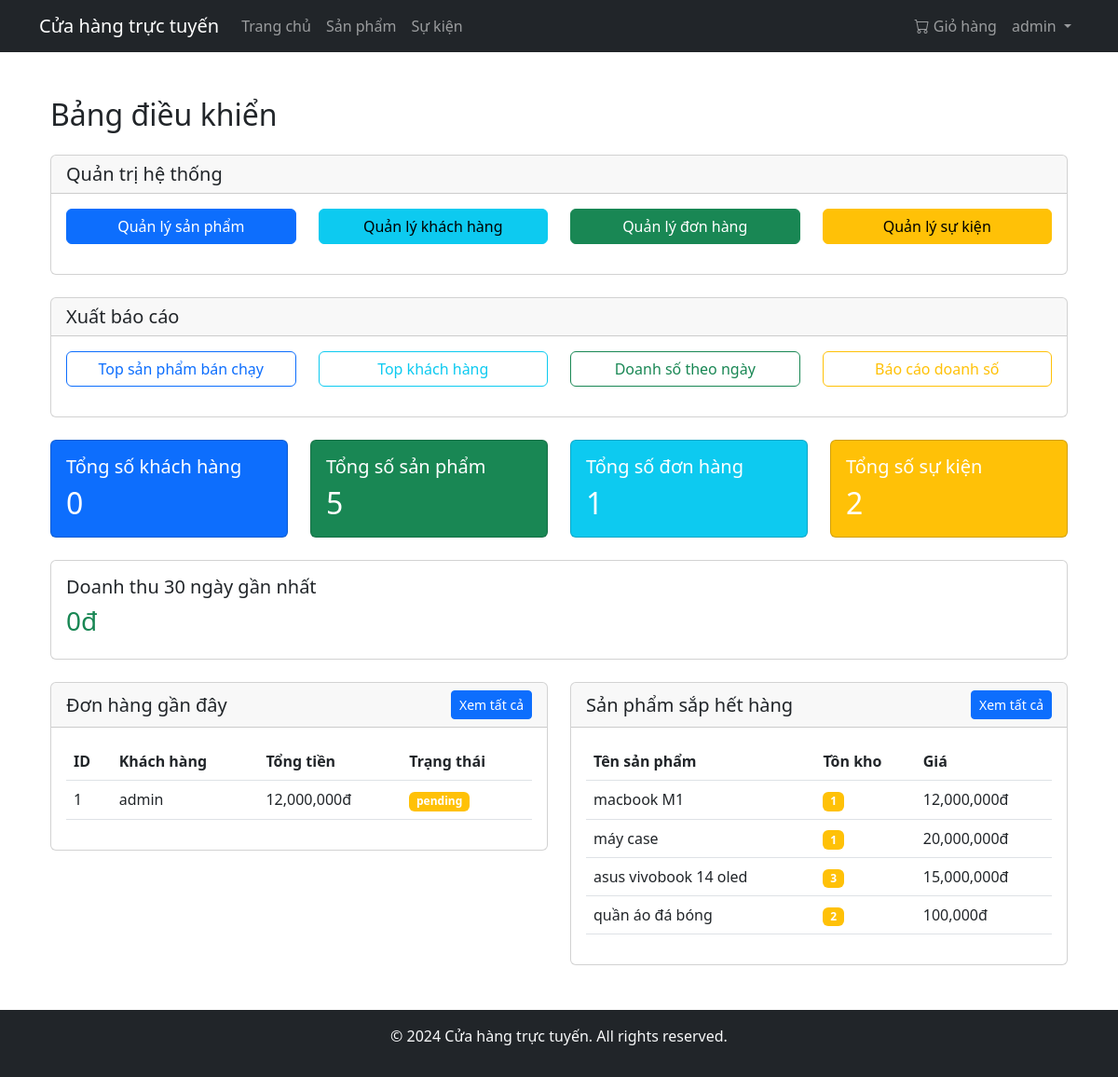
The page /admin/dashboard (signed in) on the database its author committed.
### app/models/user.py (models this page shows, shortened)
class User(UserMixin, db.Model):
    __tablename__ = 'users'
    id = db.Column(db.Integer, primary_key=True)
    username = db.Column(db.String(80), unique=True, nullable=False)
    email = db.Column(db.String(120), unique=True, nullable=False)
    password_hash = db.Column(db.String(128))
    is_admin = db.Column(db.Boolean, default=False)
    created_at = db.Column(db.DateTime, default=datetime.utcnow)
    orders = db.relationship('Order', back_populates='user', lazy=True)
    reviews = db.relationship('Review', back_populates='author', lazy='dynamic')
    cart = db.relationship('Cart', back_populates='user', uselist=False, cascade='all, delete-orphan')
    @property
    def cart_items(self):
        if self.cart:
            return self.cart.items
        return []

### app/models/order.py (models this page shows, shortened)
class Order(db.Model):
    __tablename__ = 'orders'
    id = db.Column(db.Integer, primary_key=True)
    user_id = db.Column(db.Integer, db.ForeignKey('users.id'), nullable=False)
    order_date = db.Column(db.DateTime, nullable=False, default=datetime.utcnow)
    total_amount = db.Column(db.Float, nullable=False)
    status = db.Column(db.String(20), nullable=False, default='pending')  # pending, processing, shipped, delivered, cancelled
    payment_method = db.Column(db.String(50), nullable=False)
    shipping_address = db.Column(db.Text, nullable=False)
    created_at = db.Column(db.DateTime, default=datetime.utcnow)
    updated_at = db.Column(db.DateTime, default=datetime.utcnow, onupdate=datetime.utcnow)
    user = db.relationship('User', back_populates='orders')
    items = db.relationship('OrderItem', back_populates='order', cascade='all, delete-orphan')

### app/models/product.py (models this page shows, shortened)
class Product(db.Model):
    __tablename__ = 'products'
    id = db.Column(db.Integer, primary_key=True)
    name = db.Column(db.String(100), nullable=False)
    description = db.Column(db.Text)
    price = db.Column(db.Float, nullable=False)
    stock = db.Column(db.Integer, nullable=False, default=0)
    image = db.Column(db.String(200))
    category_id = db.Column(db.Integer, db.ForeignKey('categories.id'), nullable=True)
    created_at = db.Column(db.DateTime, default=datetime.utcnow)
    category = db.relationship('Category', back_populates='products')
    cart_items = db.relationship('CartItem', back_populates='product', cascade='all, delete-orphan')
    order_items = db.relationship('OrderItem', back_populates='product', cascade='all, delete-orphan')
    reviews = db.relationship('Review', back_populates='product', cascade='all, delete-orphan')
    ratings = db.relationship('Rating', back_populates='product', cascade='all, delete-orphan')

### app/controllers/admin_controller.py (the view)
    def decorated_function(*args, **kwargs):
        if not current_user.is_authenticated or not current_user.is_admin:
            flash('Bạn không có quyền truy cập trang này.', 'danger')
            return redirect(url_for('home.index'))
        return f(*args, **kwargs)

### app/controllers/admin_controller.py (called while the page is built)
def admin_required(f):
    def decorated_function(*args, **kwargs):
        if not current_user.is_authenticated or not current_user.is_admin:
            flash('Bạn không có quyền truy cập trang này.', 'danger')
            return redirect(url_for('home.index'))
        return f(*args, **kwargs)
    decorated_function.__name__ = f.__name__
    return decorated_function

### app/models/user.py (called while the page is built)
@login_manager.user_loader
def load_user(id):
    return User.query.get(int(id))

### app/templates/admin/dashboard.html (shortened to what this page needs)
{% extends "base.html" %}
{% block content %}
<div class="container mt-4">
    <h2 class="mb-4">Bảng điều khiển</h2>
    <div class="row mb-4">
        <div class="col-md-12">
            <div class="card">
                <div class="card-header">
                    <h5 class="mb-0">Quản trị hệ thống</h5>
                </div>
                <div class="card-body">
                    <div class="row">
                        <div class="col-md-3 mb-3">
                            <a href="{{ url_for('product.admin_products') }}" class="btn btn-primary w-100">
                                 Quản lý sản phẩm
                            </a>
                        </div>
                        <div class="col-md-3 mb-3">
                            <a href="{{ url_for('admin.list_customers') }}" class="btn btn-info w-100">
                                 Quản lý khách hàng
                            </a>
                        </div>
                        <div class="col-md-3 mb-3">
                            <a href="{{ url_for('order.admin_orders') }}" class="btn btn-success w-100">
                                 Quản lý đơn hàng
                            </a>
                        </div>
                        <div class="col-md-3 mb-3">
                            <a href="{{ url_for('event.admin_events') }}" class="btn btn-warning w-100">
                                 Quản lý sự kiện
                            </a>
                        </div>
                    </div>
                </div>
            </div>
        </div>
    </div>
    <div class="row mb-4">
        <div class="col-md-12">
            <div class="card">
                <div class="card-header">
                    <h5 class="mb-0">Xuất báo cáo</h5>
                </div>
                <div class="card-body">
                    <div class="row">
                        <div class="col-md-3 mb-3">
                            <a href="{{ url_for('report.export_top_products') }}" class="btn btn-outline-primary w-100">
                                 Top sản phẩm bán chạy
                            </a>
                        </div>
                        <div class="col-md-3 mb-3">
                            <a href="{{ url_for('report.export_top_customers') }}" class="btn btn-outline-info w-100">
                                 Top khách hàng
                            </a>
                        </div>
                        <div class="col-md-3 mb-3">
                            <a href="{{ url_for('report.export_sales_by_date') }}" class="btn btn-outline-success w-100">
                                 Doanh số theo ngày
                            </a>
                        </div>
                        <div class="col-md-3 mb-3">
                            <a href="{{ url_for('report.sales_report') }}" class="btn btn-outline-warning w-100">
                                 Báo cáo doanh số
                            </a>
                        </div>
                    </div>
                </div>
            </div>
        </div>
    </div>
    <div class="row mb-4">
        <div class="col-md-3">
            <div class="card bg-primary text-white">
                <div class="card-body">
                    <h5 class="card-title">Tổng số khách hàng</h5>
                    <h2 class="card-text">{{ total_users }}</h2>
                </div>
            </div>
        </div>
        <div class="col-md-3">
            <div class="card bg-success text-white">
                <div class="card-body">
                    <h5 class="card-title">Tổng số sản phẩm</h5>
                    <h2 class="card-text">{{ total_products }}</h2>
                </div>
            </div>
        </div>
        <div class="col-md-3">
            <div class="card bg-info text-white">
                <div class="card-body">
                    <h5 class="card-title">Tổng số đơn hàng</h5>
                    <h2 class="card-text">{{ total_orders }}</h2>
                </div>
            </div>
        </div>
        <div class="col-md-3">
            <div class="card bg-warning text-white">
                <div class="card-body">
                    <h5 class="card-title">Tổng số sự kiện</h5>
                    <h2 class="card-text">{{ total_events }}</h2>
                </div>
            </div>
        </div>
    </div>
    <div class="row mb-4">
        <div class="col-md-12">
            <div class="card">
                <div class="card-body">
                    <h5 class="card-title">Doanh thu 30 ngày gần nhất</h5>
                    <h3 class="text-success">{{ "{:,.0f}".format(recent_revenue) }}đ</h3>
                </div>
            </div>
        </div>
    </div>
    <div class="row">
        <div class="col-md-6">
            <div class="card">
                <div class="card-header d-flex justify-content-between align-items-center">
                    <h5 class="mb-0">Đơn hàng gần đây</h5>
                    <a href="{{ url_for('order.admin_orders') }}" class="btn btn-sm btn-primary">Xem tất cả</a>
                </div>
                <div class="card-body">
                    <div class="table-responsive">
                        <table class="table">
                            <thead>
                                <tr>
                                    <th>ID</th>
                                    <th>Khách hàng</th>
                                    <th>Tổng tiền</th>
                                    <th>Trạng thái</th>
                                </tr>
                            </thead>
                            <tbody>
                                {% for order in recent_orders %}
                                <tr>
                                    <td>{{ order.id }}</td>
                                    <td>{{ order.user.username }}</td>
                                    <td>{{ "{:,.0f}".format(order.total_amount) }}đ</td>
                                    <td>
                                        <span class="badge bg-{{ 'success' if order.status == 'completed' else 'warning' }}">
                                            {{ order.status }}
                                        </span>
                                    </td>
                                </tr>
                                {% endfor %}
                            </tbody>
                        </table>
                    </div>
                </div>
            </div>
        </div>
        <div class="col-md-6">
            <div class="card">
                <div class="card-header d-flex justify-content-between align-items-center">
                    <h5 class="mb-0">Sản phẩm sắp hết hàng</h5>
                    <a href="{{ url_for('product.admin_products') }}" class="btn btn-sm btn-primary">Xem tất cả</a>
                </div>
                <div class="card-body">
                    <div class="table-responsive">
                        <table class="table">
                            <thead>
                                <tr>
                                    <th>Tên sản phẩm</th>
                                    <th>Tồn kho</th>
                                    <th>Giá</th>
                                </tr>
                            </thead>
                            <tbody>
                                {% for product in low_stock_products %}
                                <tr>
                                    <td>{{ product.name }}</td>
                                    <td>
                                        <span class="badge bg-{{ 'danger' if product.stock == 0 else 'warning' }}">
                                            {{ product.stock }}
                                        </span>
                                    </td>
                                    <td>{{ "{:,.0f}".format(product.price) }}đ</td>
                                </tr>
                                {% endfor %}
                            </tbody>
                        </table>
                    </div>
                </div>
            </div>
        </div>
    </div>
</div>
{% endblock %}

### app/templates/base.html (shortened to what this page needs)
<!DOCTYPE html>
<html lang="vi">
<head>
    <link href="https://cdn.jsdelivr.net/npm/bootstrap@5.3.0/dist/css/bootstrap.min.css" rel="stylesheet">
    <link rel="stylesheet" href="https://cdn.jsdelivr.net/npm/bootstrap-icons@1.7.2/font/bootstrap-icons.css">
    <link rel="stylesheet" href="{{ url_for('static', filename='css/style.css') }}">
</head>
<body>
    <nav class="navbar navbar-expand-lg navbar-dark bg-dark">
        <div class="container">
            <a class="navbar-brand" href="{{ url_for('home.index') }}">Cửa hàng trực tuyến</a>
            <div class="collapse navbar-collapse" id="navbarNav">
                <ul class="navbar-nav me-auto">
                    <li class="nav-item">
                        <a class="nav-link" href="{{ url_for('home.index') }}">Trang chủ</a>
                    </li>
                    <li class="nav-item">
                        <a class="nav-link" href="{{ url_for('product.list_products') }}">Sản phẩm</a>
                    </li>
                    <li class="nav-item">
                        <a class="nav-link" href="{{ url_for('event.list_events') }}">Sự kiện</a>
                    </li>
                </ul>
                <ul class="navbar-nav">
                    {% if current_user.is_authenticated %}
                        <li class="nav-item">
                            <a class="nav-link" href="{{ url_for('cart.view_cart') }}">
                                <i class="bi bi-cart"></i> Giỏ hàng
                            </a>
                        </li>
                        <li class="nav-item dropdown">
                            <a class="nav-link dropdown-toggle" href="#" id="navbarDropdown" role="button" data-bs-toggle="dropdown">
                                {{ current_user.username }}
                            </a>
                        </li>
                    {% endif %}
                </ul>
            </div>
        </div>
    </nav>
    <div class="container mt-4">
        {% block content %}{% endblock %}
    </div>
    <footer class="bg-dark text-light mt-5 py-3">
        <div class="container text-center">
            <p>&copy; 2024 Cửa hàng trực tuyến. All rights reserved.</p>
        </div>
    </footer>
</body>
</html>

### app/static/css/style.css (style rules this page uses)
body { display: flex; flex-direction: column; min-height: 100vh; }
footer { margin-top: auto; }

### rows shown on the page
User: username "admin"
Order: id "1", user.username "admin", total_amount "12,000,000", status "pending"
Product: name "macbook M1", stock "1", price "12,000,000"
Product: name "máy case", stock "1", price "20,000,000"
Product: name "asus vivobook 14 oled", stock "3", price "15,000,000"
Product: name "quần áo đá bóng", stock "2", price "100,000"

### other values the page prints
{{ total_users }} "0"
{{ total_products }} "5"
{{ total_orders }} "1"
{{ total_events }} "2"
{{ "{:,.0f}".format(recent_revenue) }} "0"
